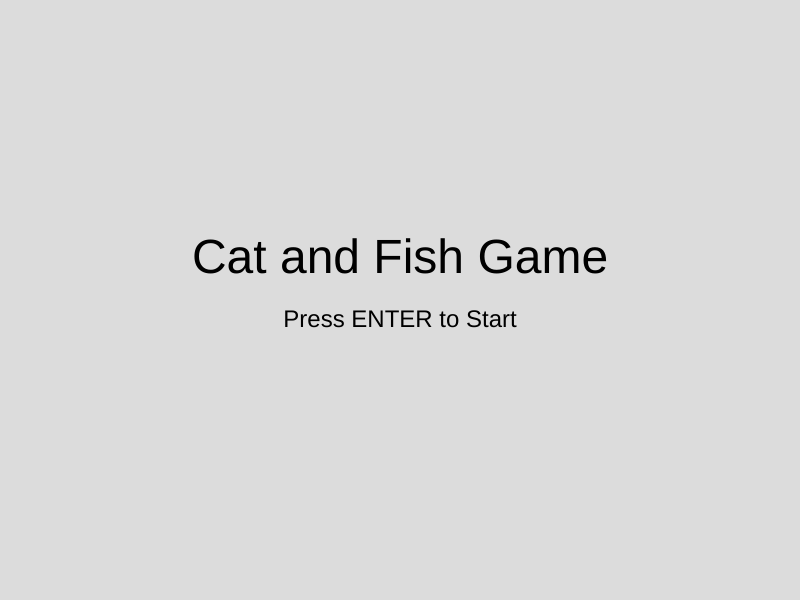
Frame 1 (no input)
Frame 60 (no input): identical to frame 1, image omitted
Frame 120 (the mouse pressed at the canvas centre since frame 60): identical to frame 1, image omitted

The p5.js sketch that drew this single still picture (run headless with seeded random() and noise() and a simulated clock; from frame 60 on, the mouse is pressed at the canvas centre):

// p5.js sketch
// ── sketch.js
// Game states: title, playing, win, lose
let gameState = 'title';

// Player, fish, and dog objects
let player;
let fishes = [];
let dogs = [];

// Score and win condition
let score = 0;
let winScore = 10;

function setup() {
  // Create a canvas of 800x600 pixels
  createCanvas(800, 600);

  // Initialize the player
  player = new Player();

  // Create initial fishes and dogs
  for (let i = 0; i < 5; i++) {
    fishes.push(new Fish());
    dogs.push(new Dog());
  }
}

function draw() {
  // Clear the background with a light grey color
  background(220);

  // Display the appropriate screen based on the game state
  if (gameState === 'title') {
    showTitleScreen();
  } else if (gameState === 'playing') {
    playGame();
  } else if (gameState === 'win') {
    showWinScreen();
  } else if (gameState === 'lose') {
    showLoseScreen();
  }
}

// Display the title screen
function showTitleScreen() {
  textSize(48);
  textAlign(CENTER, CENTER);
  fill(0);
  text('Cat and Fish Game', width / 2, height / 2 - 40);
  textSize(24);
  text('Press ENTER to Start', width / 2, height / 2 + 20);
}

// Main gameplay function
function playGame() {
  // Update and show the player
  player.update();
  player.show();

  // Update and show each fish
  for (let fish of fishes) {
    fish.show();
    // Check if the player collects a fish
    if (player.collect(fish)) {
      score++;
      fish.respawn();
      // Check if the player has collected enough fish to win
      if (score >= winScore) {
        gameState = 'win';
      }
    }
  }

  // Update and show each dog
  for (let dog of dogs) {
    dog.update();
    dog.show();
    // Check if the player collides with a dog
    if (player.collide(dog)) {
      gameState = 'lose';
    }
  }

  // Display the current score
  fill(0);
  textSize(24);
  text('Score: ' + score, 10, 25);
}

// Display the win screen
function showWinScreen() {
  textSize(48);
  textAlign(CENTER, CENTER);
  fill(0);
  text('You Win!', width / 2, height / 2 - 40);
  textSize(24);
  text('Press ENTER to Restart', width / 2, height / 2 + 20);
}

// Display the lose screen
function showLoseScreen() {
  textSize(48);
  textAlign(CENTER, CENTER);
  fill(0);
  text('Game Over', width / 2, height / 2 - 40);
  textSize(24);
  text('Press ENTER to Restart', width / 2, height / 2 + 20);
}

// Handle key presses
function keyPressed() {
  // Start or restart the game when ENTER is pressed
  if (keyCode === ENTER) {
    if (gameState === 'title' || gameState === 'win' || gameState === 'lose') {
      gameState = 'playing';
      score = 0;
      player = new Player();
      fishes = [];
      dogs = [];
      // Create new fishes and dogs
      for (let i = 0; i < 5; i++) {
        fishes.push(new Fish());
        dogs.push(new Dog());
      }
    }
  }
}

// Player class
class Player {
  constructor() {
    this.size = 50;
    this.pos = createVector(width / 2, height / 2);
    this.speed = 5;
  }

  // Update player position based on arrow key inputs
  update() {
    if (keyIsDown(LEFT_ARROW)) {
      this.pos.x -= this.speed;
    }
    if (keyIsDown(RIGHT_ARROW)) {
      this.pos.x += this.speed;
    }
    if (keyIsDown(UP_ARROW)) {
      this.pos.y -= this.speed;
    }
    if (keyIsDown(DOWN_ARROW)) {
      this.pos.y += this.speed;
    }

    // Constrain player position within the canvas
    this.pos.x = constrain(this.pos.x, 0, width - this.size);
    this.pos.y = constrain(this.pos.y, 0, height - this.size);
  }

  // Display the player as a blue circle
  show() {
    fill(0, 0, 255);
    ellipse(this.pos.x, this.pos.y, this.size);
  }

  // Check if the player collects a fish
  collect(fish) {
    let d = dist(this.pos.x, this.pos.y, fish.pos.x, fish.pos.y);
    return d < this.size / 2 + fish.size / 2;
  }

  // Check if the player collides with a dog
  collide(dog) {
    let d = dist(this.pos.x, this.pos.y, dog.pos.x, dog.pos.y);
    return d < this.size / 2 + dog.size / 2;
  }
}

// Fish class
class Fish {
  constructor() {
    this.size = 30;
    this.respawn();
  }

  // Respawn the fish at a random position
  respawn() {
    this.pos = createVector(random(width - this.size), random(height - this.size));
  }

  // Display the fish as a red square
  show() {
    fill(255, 0, 0);
    rect(this.pos.x, this.pos.y, this.size, this.size);
  }
}

// Dog class
class Dog {
  constructor() {
    this.size = 40;
    this.pos = createVector(random(width - this.size), random(height - this.size));
    this.speed = 2;
  }

  // Update the dog position randomly
  update() {
    let direction = p5.Vector.random2D();
    this.pos.add(direction.mult(this.speed));

    // Constrain dog position within the canvas
    this.pos.x = constrain(this.pos.x, 0, width - this.size);
    this.pos.y = constrain(this.pos.y, 0, height - this.size);
  }

  // Display the dog as a brown square
  show() {
    fill(150, 75, 0);
    rect(this.pos.x, this.pos.y, this.size, this.size);
  }
}
